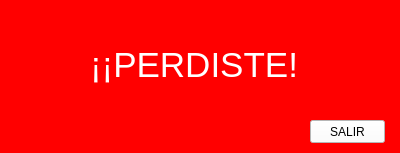
<?xml version="1.0" encoding="UTF-8"?>
<ui version="4.0">
 <class>Form</class>
 <widget class="QWidget" name="Form">
  <property name="geometry">
   <rect>
    <x>0</x>
    <y>0</y>
    <width>400</width>
    <height>153</height>
   </rect>
  </property>
  <property name="windowTitle">
   <string>Form</string>
  </property>
  <property name="styleSheet">
   <string notr="true">background-color: rgb(255, 0, 0);</string>
  </property>
  <widget class="QLabel" name="salgamos">
   <property name="geometry">
    <rect>
     <x>90</x>
     <y>30</y>
     <width>211</width>
     <height>71</height>
    </rect>
   </property>
   <property name="text">
    <string>&lt;html&gt;&lt;head/&gt;&lt;body&gt;&lt;p align=&quot;center&quot;&gt;&lt;span style=&quot; font-size:26pt; color:#ffffff;&quot;&gt;¡¡PERDISTE!!&lt;/span&gt;&lt;/p&gt;&lt;/body&gt;&lt;/html&gt;</string>
   </property>
  </widget>
  <widget class="QPushButton" name="terminator">
   <property name="geometry">
    <rect>
     <x>310</x>
     <y>120</y>
     <width>75</width>
     <height>23</height>
    </rect>
   </property>
   <property name="styleSheet">
    <string notr="true">background-color: rgb(255, 255, 255);</string>
   </property>
   <property name="text">
    <string>SALIR</string>
   </property>
  </widget>
 </widget>
 <resources/>
 <connections>
  <connection>
   <sender>terminator</sender>
   <signal>clicked()</signal>
   <receiver>Form</receiver>
   <slot>salir()</slot>
   <hints>
    <hint type="sourcelabel">
     <x>347</x>
     <y>131</y>
    </hint>
    <hint type="destinationlabel">
     <x>199</x>
     <y>76</y>
    </hint>
   </hints>
  </connection>
 </connections>
 <slots>
  <slot>salir()</slot>
 </slots>
</ui>
